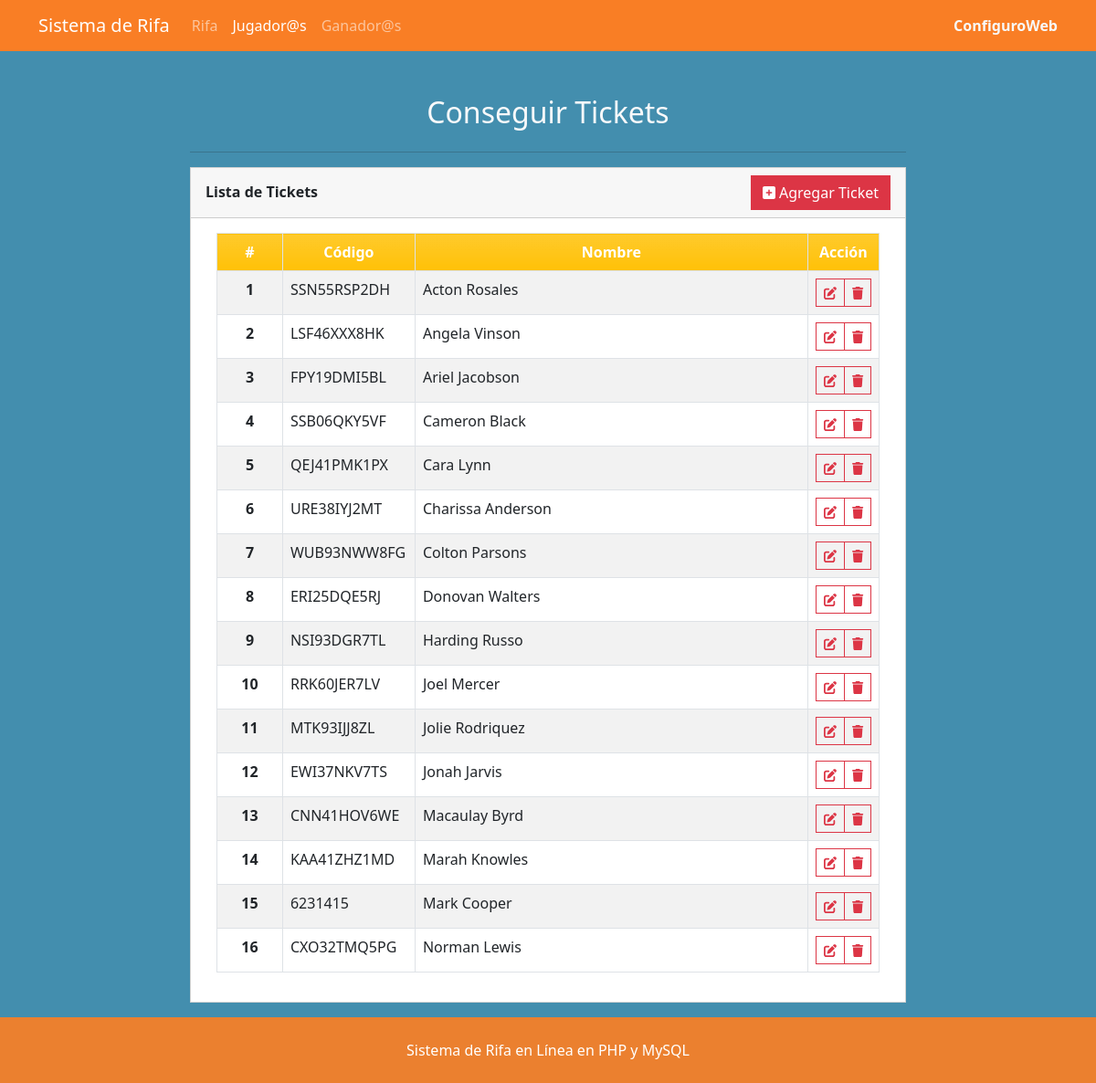
/?page=tickets, run on the app's committed database.
### tables this page shows
CREATE TABLE `tickets` (
  `id` int(11) NOT NULL,
  `code` varchar(50) NOT NULL,
  `name` text NOT NULL
);

### tickets.php (the view, shortened to what this page needs)
<div class="col-lg-8 col-md-10 col-sm-12 col-xs-12 mx-auto">
    <h2 class="text-light pt-5 pb-2 text-center">Conseguir Tickets</h2>
    <hr>
    <div class="card rounded-0">
        <div class="card-header rounded-0">
            <div class="d-flex justify-content-between align-items-end">
                <div class="col-auto flex-shrink-1 flex-grow-1">
                    <div class="card-title"><b>Lista de Tickets</b></div>
                </div>
                <div class="col-auto">
                    <button class="btn btn-danger rounded-0" id="new_ticket"><i class="fa-solid fa-plus-square"></i> Agregar Ticket</button>
                </div>
            </div>
        </div>
        <div class="card-body rounded-0">
            <div class="container-fluid">
                <div class="table-responsive">
                    <table class="table table-striped table-hover table-bordered">
                        <colgroup>
                            <col width="10%">
                            <col width="20%">
                            <col width="60%">
                            <col width="10%">
                        </colgroup>
                        <thead>
                            <tr class="bg-warning bg-gradient text-white">
                                <th class="text-center">#</th>
                                <th class="text-center">Código</th>
                                <th class="text-center">Nombre</th>
                                <th class="text-center">Acción</th>
                            </tr>
                        </thead>
                        <tbody>
                            <?php include_once("db-connect.php"); ?>
                            <?php
                            $qry = $conn->query("SELECT * FROM `tickets` order by `name` asc");
                            if ($qry->num_rows > 0) :
                                $i = 1;
                                while ($row = $qry->fetch_assoc()) :
                            ?>
                                    <tr>
                                        <th class="text-center"><?= $i++ ?></th>
                                        <td><?= $row['code'] ?></td>
                                        <td><?= $row['name'] ?></td>
                                        <td class="text-center">
                                            <div class="btn-group btn-group-sm">
                                                <button class="btn btn-outline-danger rounded-0 btn-sm edit_ticket" data-id="<?= $row['id'] ?>" type="button"><i class="fa-solid fa-edit"></i></button>
                                                <button class="btn btn-outline-danger rounded-0 btn-sm delete_ticket" data-id="<?= $row['id'] ?>" type="button"><i class="fa-solid fa-trash"></i></button>
                                            </div>
                                        </td>
                                    </tr>
                                <?php endwhile; ?>
                            <?php else : ?>
                            <?php endif; ?>
                        </tbody>
                    </table>
                </div>
            </div>
        </div>
    </div>
</div>

### header.php (shortened to what this page needs)
<!DOCTYPE html>
<html lang="en">
<head>
    <link rel="stylesheet" href="https://cdnjs.cloudflare.com/ajax/libs/font-awesome/6.2.0/css/all.min.css" />
    <link rel="stylesheet" href="https://cdn.jsdelivr.net/npm/bootstrap@5.2.2/dist/css/bootstrap.min.css">
    <link rel="stylesheet" href="style.css">
</head>
<body style="background:#438EAE">
    <nav class="navbar navbar-expand-lg navbar-dark" style="background:#F97E25">
        <div class="container">
            <a class="navbar-brand" href="./">Sistema de Rifa</a>
            <div class="collapse navbar-collapse" id="navbarNav">
                <ul class="navbar-nav">
                    <li class="nav-item">
                        <a class="nav-link <?= (!isset($_GET['page']) || (isset($_GET['page']) && $_GET['page'] == 'draw')) ? "active" : "" ?>" href="./">Rifa</a>
                    </li>
                    <li class="nav-item">
                        <a class="nav-link <?= (isset($_GET['page']) && $_GET['page'] == 'tickets') ? "active" : "" ?>" href="./?page=tickets">Jugador@s</a>
                    <li class="nav-item">
                        <a class="nav-link <?= (isset($_GET['page']) && $_GET['page'] == 'winners') ? "active" : "" ?>" href="./?page=winners">Ganador@s</a>
                    </li>
                </ul>
            </div>
            <div>
                <a href="https://www.configuroweb.com/" class="text-light fw-bolder h6 text-decoration-none" target="_blank">ConfiguroWeb</a>
            </div>
        </div>
    </nav>

### index.php (shortened to what this page needs)
<?php include_once('header.php') ?>
<main class="container-fluid">
  <?php
  $page = isset($_GET['page']) ? $_GET['page'] : "draw";
  include("{$page}.php");
  ?>
</main>
<?php include_once('footer.php') ?>

### footer.php (shortened to what this page needs)
</body>
<footer class="container-fluid py-3">
    <div class="container-fluid my-2">
        <div class="text-center">
            Sistema de Rifa en Línea en PHP y MySQL
        </div>
    </div>
</footer>
</html>

### style.css (style rules this page uses)
html, body { height: 100%; width: 100%; }
body { display: flex; flex-direction: column; }
body>nav, body>footer { flex-shrink: 1; }
body>main { flex-shrink: 1; flex-grow: 1; overflow: auto; }
footer { background: #EB802F; color: white; font-weight: 500; margin-top:1em; }

### data on the page
tickets: code "SSN55RSP2DH", name "Acton Rosales"
tickets: code "LSF46XXX8HK", name "Angela Vinson"
tickets: code "FPY19DMI5BL", name "Ariel Jacobson"
tickets: code "SSB06QKY5VF", name "Cameron Black"
tickets: code "QEJ41PMK1PX", name "Cara Lynn"
tickets: code "URE38IYJ2MT", name "Charissa Anderson"
tickets: code "WUB93NWW8FG", name "Colton Parsons"
tickets: code "ERI25DQE5RJ", name "Donovan Walters"
tickets: code "NSI93DGR7TL", name "Harding Russo"
tickets: code "RRK60JER7LV", name "Joel Mercer"
tickets: code "MTK93IJJ8ZL", name "Jolie Rodriquez"
tickets: code "EWI37NKV7TS", name "Jonah Jarvis"
tickets: code "CNN41HOV6WE", name "Macaulay Byrd"
tickets: code "KAA41ZHZ1MD", name "Marah Knowles"
tickets: code "6231415", name "Mark Cooper"
tickets: code "CXO32TMQ5PG", name "Norman Lewis"
